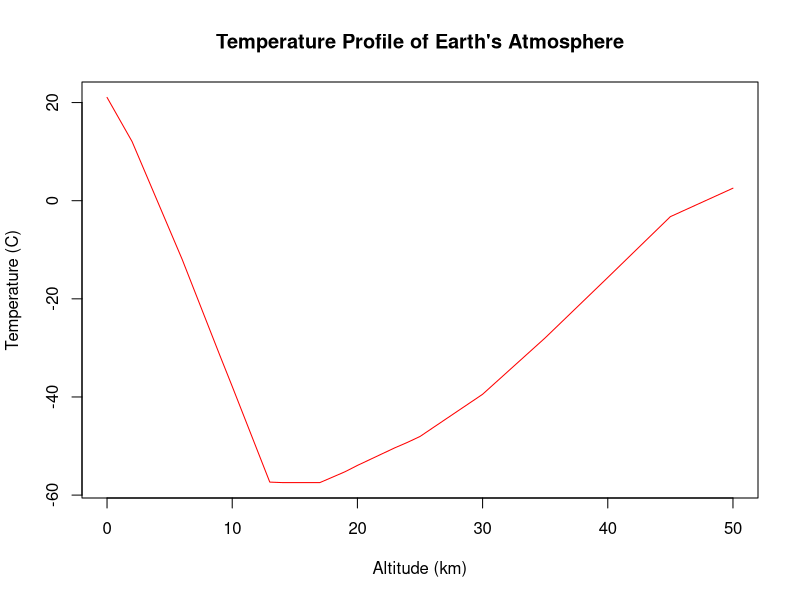

Generate this figure with R:
## ---- chunk 1
knitr::opts_chunk$set(echo = TRUE)
## ---- chunk 2
data <- read.csv("Assignment 1 Ozone.csv", sep = ",")
## ---- chunk 3
print(data[1,])

max(data$Temperature)

min(data$Pressure..Pa.)
## ---- chunk 4
plot(data$Temperature~data$Altitude..km., type = "l", col = "red", xlab = "Altitude (km)", ylab = "Temperature (C)", main = "Temperature Profile of Earth's Atmosphere")
## ---- chunk 5
##Plot a temperature profile of earth's atmosphere with altitude as the y-axis
##Don't forget to change the axis labels as well...

## ---- chunk 6
##Plot properly formatted figures for the pressure and ozone altitude profiles, including properly labelled axes and a title
##Try changing the colours used in your figures as well
## ---- chunk 7
##Plot your updated figures in this code block

## ---- chunk 8
##plot an ozone number density profile with increasing altitude. 

##Note that data$variable <- [values] can be used to create a new column in your dataframe labeled "variable", with the values given by [values].
##You may find it useful to create two columns, data$number.density.air, and data$number.density.ozone


## ---- chunk 9
##You may report your figures either by writing outside the code block, or by printing the values to the console.
##Note in your integration of the column ozone that the altitudes given are in kilometers, while you need to calculate the column in terms of meters.

## ---- chunk 10
write.csv(data, "MyModifiedData.csv")
